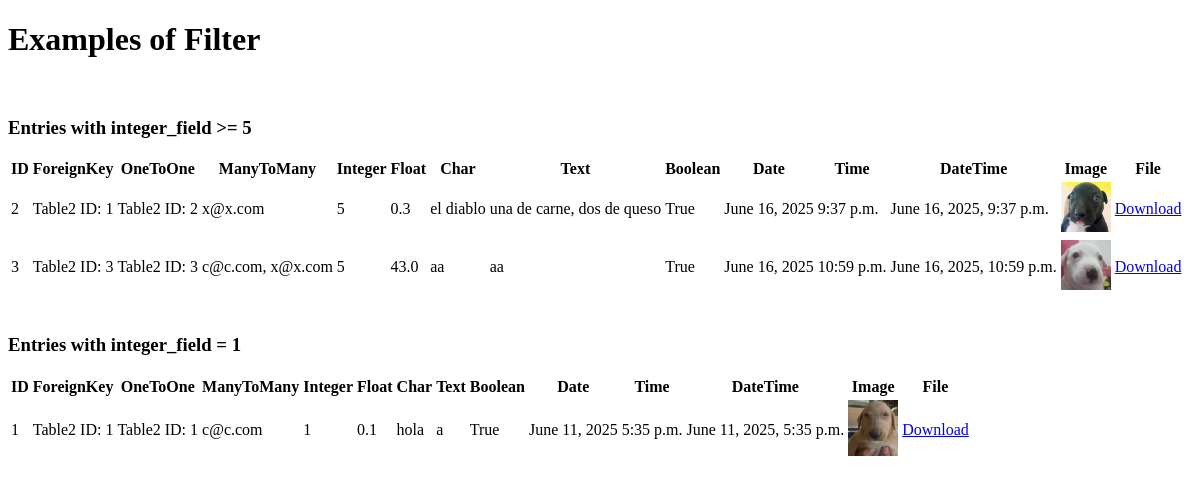
The app's page /filter_example, older data.
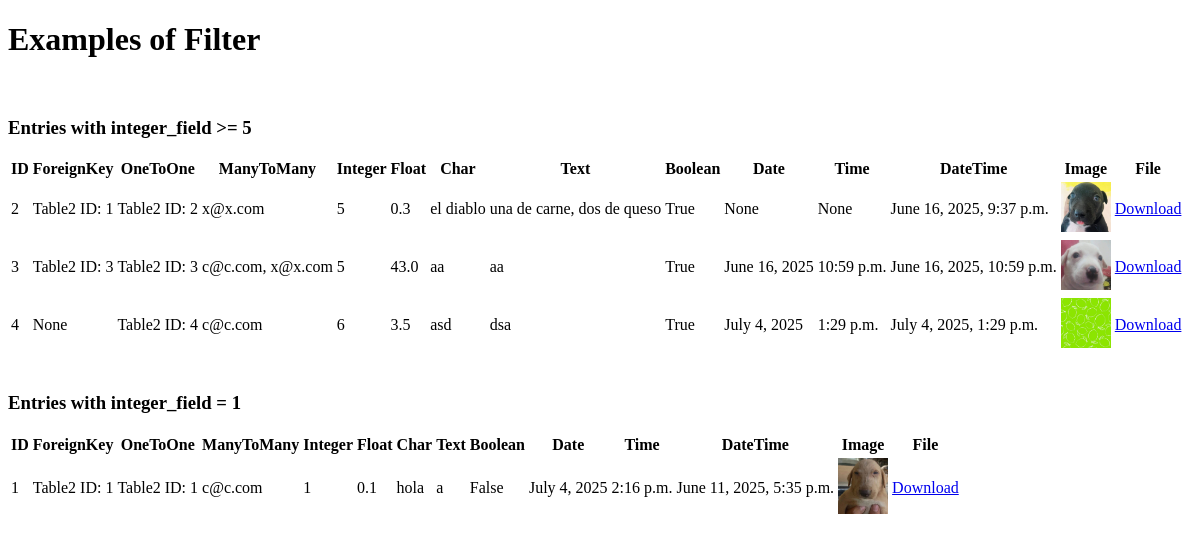
The same page, newer data.
### rest_basic/models.py (models this page shows, shortened)
class Table1(models.Model):
    foreign_key = models.ForeignKey(Table2, on_delete=models.CASCADE, related_name='table1_foreign', null=True, blank=True)
    one_to_one = models.OneToOneField(Table2, on_delete=models.CASCADE, related_name='table1_one', null=True, blank=True)
    many_to_many = models.ManyToManyField(Table3, related_name='table1_many', blank=True)
    integer_field = models.IntegerField(null=True, blank=True)      # Integer value (optional)
    float_field = models.FloatField(null=True, blank=True)          # Floating point number
    char_field = models.CharField(max_length=15)                    # Short text with max length
    text_field= models.TextField(blank=True)                        # Long text (optional)
    boolean_field = models.BooleanField(default=False)              # True or False
    date_field = models.DateField(null=True, blank=True)           # Date only
    time_field = models.TimeField(null=True, blank=True)           # Time only
    datetime_field = models.DateTimeField(null=True, blank=True)   # Full date and time
    image_field = models.ImageField(upload_to='images/', null=True, blank=True)  # For image files
    file_field = models.FileField(upload_to='files/', null=True, blank=True)     # For general files

class Table2(models.Model):
    CHOICES = (
        (1, 'option1'),
        (2, 'option2'),
    )
    positive_small_int = models.PositiveSmallIntegerField(choices=CHOICES, default=1)
    def __str__(self):
        return f"Table2 ID: {self.id}"

class Table3(models.Model):
    duration_field = models.DurationField()
    email_field = models.EmailField(max_length=254, unique=True)

### rest_basic/views.py (the view)
# urls.py: path('filter_example', views.filter_example, name='filter_example'),
def filter_example(request):
    filtered_data = Table1.objects.filter(integer_field__gte=5)  # Example filter
    filtered_data_1 = Table1.objects.filter(integer_field=1)
    return render(request, 'queries.html', {
        'type': 'Filter',
        'query1_name': 'Entries with integer_field >= 5',
        'query2_name': 'Entries with integer_field = 1',
        'query1': filtered_data,
        'query2': filtered_data_1
    })

### rest_basic/templates/queries.html
{% extends "base.html" %}
{% block body %}
<h1>Examples of {{ type }}</h1>
<br>
<h3>{{ query1_name }}</h3>
<table>
    <thead>
        <tr>
            <th>ID</th>
            <th>ForeignKey</th>
            <th>OneToOne</th>
            <th>ManyToMany</th>
            <th>Integer</th>
            <th>Float</th>
            <th>Char</th>
            <th>Text</th>
            <th>Boolean</th>
            <th>Date</th>
            <th>Time</th>
            <th>DateTime</th>
            <th>Image</th>
            <th>File</th>
        </tr>
    </thead>
    <tbody>
        {% for entry in query1 %}
         <tr>
            <td>{{ entry.id }}</td>
            <td>{{ entry.foreign_key }}</td>
            <td>{{ entry.one_to_one }}</td>
            <td>
                {% for m in entry.many_to_many.all %}
                    {{ m.email_field }}{% if not forloop.last %}, {% endif %}
                {% empty %}
                    -
                {% endfor %}
            </td>
            <td>{{ entry.integer_field }}</td>
            <td>{{ entry.float_field }}</td>
            <td>{{ entry.char_field }}</td>
            <td>{{ entry.text_field|default:"-" }}</td>
            <td>{{ entry.boolean_field }}</td>
            <td>{{ entry.date_field }}</td>
            <td>{{ entry.time_field }}</td>
            <td>{{ entry.datetime_field }}</td>
            <td>
                {% if entry.image_field %}
                    <img src="{{ entry.image_field.url }}" alt="img" width="50">
                {% else %}
                    -
                {% endif %}
            </td>
            <td>
                {% if entry.file_field %}
                    <a href="{{ entry.file_field.url }}">Download</a>
                {% else %}
                    -
                {% endif %}
            </td>
        </tr>
        {% empty %}
        <tr><td colspan="6">Table1 is empty</td></tr>
        {% endfor %}
    </tbody>
</table>
<br>
{% if query2 %}
<h3>{{ query2_name }}</h3>
<table>
    <thead>
        <tr>
            <th>ID</th>
            <th>ForeignKey</th>
            <th>OneToOne</th>
            <th>ManyToMany</th>
            <th>Integer</th>
            <th>Float</th>
            <th>Char</th>
            <th>Text</th>
            <th>Boolean</th>
            <th>Date</th>
            <th>Time</th>
            <th>DateTime</th>
            <th>Image</th>
            <th>File</th>
        </tr>
    </thead>
    <tbody>
        {% for entry in query2 %}
         <tr>
            <td>{{ entry.id }}</td>
            <td>{{ entry.foreign_key }}</td>
            <td>{{ entry.one_to_one }}</td>
            <td>
                {% for m in entry.many_to_many.all %}
                    {{ m.email_field }}{% if not forloop.last %}, {% endif %}
                {% empty %}
                    -
                {% endfor %}
            </td>
            <td>{{ entry.integer_field }}</td>
            <td>{{ entry.float_field }}</td>
            <td>{{ entry.char_field }}</td>
            <td>{{ entry.text_field|default:"-" }}</td>
            <td>{{ entry.boolean_field }}</td>
            <td>{{ entry.date_field }}</td>
            <td>{{ entry.time_field }}</td>
            <td>{{ entry.datetime_field }}</td>
            <td>
                {% if entry.image_field %}
                    <img src="{{ entry.image_field.url }}" alt="img" width="50">
                {% else %}
                    -
                {% endif %}
            </td>
            <td>
                {% if entry.file_field %}
                    <a href="{{ entry.file_field.url }}">Download</a>
                {% else %}
                    -
                {% endif %}
            </td>
        </tr>
        {% empty %}
        <tr><td colspan="6">Table1 is empty</td></tr>
        {% endfor %}
    </tbody>
</table>
{% endif %}
{% endblock %}

### rest_basic/templates/base.html (shortened to what this page needs)
{% load static %}
<!DOCTYPE html>
<html lang="en">
    <head>
    </head>
    <body>
        {% block body %}
        {% endblock %}
    </body>
</html>

Row changes from the older to the newer data that the page shows:
changed Table1 "el diablo": date_field "June 16, 2025" → "None"; time_field "9:37 p.m." → "None"
added Table1: id "4", foreign_key "None", one_to_one "Table2 ID: 4", integer_field "6", float_field "3.5", char_field "asd", text_field "dsa", boolean_field "True", date_field "July 4, 2025", time_field "1:29 p.m.", datetime_field "July 4, 2025, 1:29 p.m.", image_field (picture), Table3 (email_field "c@c.com"), shown under "Entries with integer_field >= 5"
changed Table1 "hola": boolean_field "True" → "False"; date_field "June 11, 2025" → "July 4, 2025"; time_field "5:35 p.m." → "2:16 p.m."
